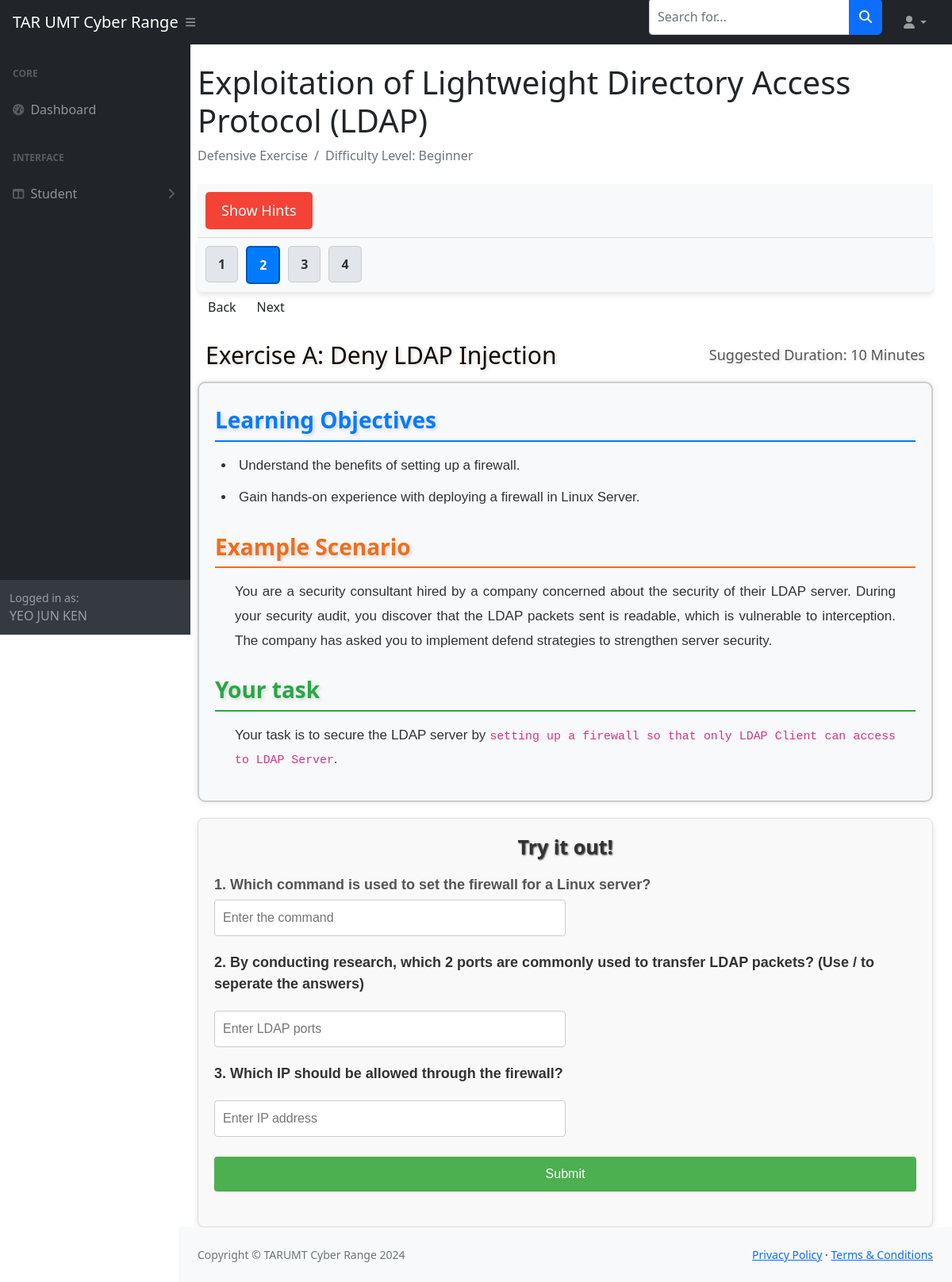
Page /student-dashboard/ldapdefenda.php (signed in) on the committed database.
### tables this page shows
CREATE TABLE `exercise` (
  `exercise_id` varchar(10) NOT NULL,
  `title` varchar(255) NOT NULL,
  `learningObj_1` varchar(255) NOT NULL,
  `learningObj_2` varchar(255) NOT NULL,
  `learningObj_3` varchar(255) NOT NULL,
  `learningObj_4` varchar(255) NOT NULL,
  `scenarioQues` mediumtext NOT NULL,
  `question` mediumtext DEFAULT NULL,
  `duration` varchar(50) NOT NULL,
  `exerciseType` varchar(30) NOT NULL,
  `difficulty_level` varchar(30) NOT NULL,
  `hints` mediumtext NOT NULL,
  `exerciseOrder` int(10) NOT NULL,
  `link` varchar(50) NOT NULL,
  `scenario_id` int(11) DEFAULT NULL
);

### student-dashboard/ldapdefenda.php (the view, shortened to what this page needs)
<?php
include '../connection.php';
include '../header_footer/header_student.php';
$exercise_id = 'ldapDA';
$sql = "SELECT * FROM `exercise` WHERE `exercise_id` = '$exercise_id'";
$result = $conn->query($sql);
if ($result->num_rows > 0) {
    $row = $result->fetch_assoc();
    $exerciseTitle = $row['title'];
    $exerciseType = $row['exerciseType'];
    $difficultyLevel = $row['difficulty_level'];
    $duration = $row['duration'];
    $learningObj1 = $row['learningObj_1'];
    $learningObj2 = $row['learningObj_2'];
    $scenarioQues = $row['scenarioQues'];
    $question = $row['question'];
} else {
    echo "No exercise found for ID: $exercise_id";
    exit();
}
?>
<!DOCTYPE html>
<html lang="en">
<head>
    <link href="https://cdn.jsdelivr.net/npm/simple-datatables@7.1.2/dist/style.min.css" rel="stylesheet" />
    <link href="../css/styles.css" rel="stylesheet" />
    <link href="../css/questionLayout.css" rel="stylesheet" />
</head>
<div class="container-fluid px-4">
    <h1 class="mt-4">Exploitation of Lightweight Directory Access Protocol (LDAP)</h1>
    <ol class="breadcrumb mb-4">
        <li class="breadcrumb-item active"><?php echo $exerciseType; ?></li>
        <li class="breadcrumb-item active">Difficulty Level: <?php echo $difficultyLevel; ?></li>
    </ol>
    <div class="top-nav">
        <button id="openHintBox" class="open-button">Show Hints</button>
    </div>
    <?php
    function generateNavMenu($exercise_id)
    {
        global $conn;
        $sql = "SELECT scenario_id FROM exercise WHERE exercise_id = '$exercise_id' LIMIT 1";
        $result = $conn->query($sql);
        if ($result->num_rows > 0) {
            $row = $result->fetch_assoc();
            $scenario_id = $row['scenario_id'];
            $sql = "SELECT exercise_id, link, exerciseOrder FROM exercise WHERE scenario_id = '$scenario_id' ORDER BY exerciseOrder ASC";
            $result = $conn->query($sql);
            $navLinks = [];
            while ($row = $result->fetch_assoc()) {
                $navLinks[] = $row;
            }
            echo "<nav class='nav1'><ul>";
            foreach ($navLinks as $link) {
                $isActive = ($link['exercise_id'] == $exercise_id) ? ' active' : '';
                echo "<li><a href='" . $link['link'] . "' class='btn1$isActive'>" . $link['exerciseOrder'] . "</a></li>";
            }
            echo "</ul></nav>";
            $currentIndex = null;
            foreach ($navLinks as $index => $link) {
                if ($link['exercise_id'] == $exercise_id) {
                    $currentIndex = $index;
                    break;
                }
            }
            if ($currentIndex !== null) {
                if ($currentIndex > 0) {
                    $prevLink = $navLinks[$currentIndex - 1];
                    echo "<a href='" . $prevLink['link'] . "' class='btn back-btn'>Back</a>";
                }
                if ($currentIndex < count($navLinks) - 1) {
                    $nextLink = $navLinks[$currentIndex + 1];
                    echo "<a href='" . $nextLink['link'] . "' class='btn next-btn'>Next</a>";
                }
            }
        } else {
            echo "Exercise not found.";
        }
    }
    generateNavMenu($exercise_id);
    ?>
    <h2 class="mt-4 question-title" style="padding: 0px 10px;"><?php echo $exerciseTitle; ?><span style="float: right; font-weight: normal; font-size:large;">Suggested Duration: <?php echo $duration; ?></span></h2>
    <div class="main-content">
        <div class="learning-objectives">
            <h2>Learning Objectives</h2>
            <ul>
                <li><?php echo $learningObj1; ?></li>
                <li><?php echo $learningObj2; ?></li>
            </ul>
        </div>
        <div class="scenario">
            <h2>Example Scenario</h2>
            <p><?php echo $scenarioQues; ?></p>
        </div>
        <div class="question">
            <h2>Your task</h2>
            <p><?php echo $question; ?></p>
        </div>
    </div>
    <div class="flag-container">
        <h2 class="flag-title">Try it out!</h2>
        <form method="POST" action="ldapdefenda.php">
            <label for="flagInput1" style="font-size: 18px;">1. Which command is used to set the firewall for a Linux server?</label>
            <div class="input-group">
                <input type="text" name="firewallCommand" id="firewallCommand" placeholder="Enter the command">
            </div>
            <label for="flagInput2" style="font-size: 18px; font-weight: bold; margin-bottom: 20px; margin-top: 20px; color: #333;">2. By conducting research, which 2 ports are commonly used to transfer LDAP packets? (Use / to seperate the answers)</label>
            <div class="input-group">
                <input type="text" name="ldapPorts" id="ldapPorts" placeholder="Enter LDAP ports">
            </div>
            <label for="flagInput3" style="font-size: 18px; font-weight: bold; margin-bottom: 20px; margin-top: 20px; color: #333;">3. Which IP should be allowed through the firewall?</label>
            <div class="input-group">
                <input type="text" name="allowedIP" id="allowedIP" placeholder="Enter IP address">
            </div>
            <button id="submitButton">Submit</button>
        </form><br>
        <?php include '../header_footer/footer.php' ?>

### css/questionLayout.css (style rules this page uses)
.top-nav { background-color: #f8f9fa; padding: 10px; border-bottom: 1px solid #ddd; display: flex; justify-content: space-between; align-items: center; }
.top-nav .open-button { font-size: 18px; padding: 10px 20px; cursor: pointer; background-color: #f44336; color: white; border: none; border-radius: 5px; }
.main-content { background-color: #f8f9fa; border: 2px solid #ccc; padding: 20px; border-radius: 10px; margin-bottom: 20px; box-shadow: 0 0 10px rgba(0, 0, 0, 0.1); }
.question-title { color: #130901; font-family: 'Segoe UI', Tahoma, Geneva, Verdana, sans-serif; text-shadow: 2px 2px 4px rgba(0, 0, 0, 0.15); font-size: 30px; padding: 10px; margin-top: 30px; margin-bottom: 15px; display: flex; justify-content: space-between; align-items: center; }
.question-title span { color: #555; font-weight: normal; font-size: large; text-align: right; }
.learning-objectives h2 { color: #007bff; margin-top: 10px; margin-bottom: 15px; font-family: 'Segoe UI', Tahoma, Geneva, Verdana, sans-serif; text-shadow: 2px 2px 4px rgba(0, 0, 0, 0.15); font-size: 28px; font-weight: bold; border-bottom: 2px solid #007bff; padding-bottom: 8px; }
.learning-objectives ul { list-style-type: disc; padding-left: 25px; margin-top: 10px; }
.learning-objectives li { margin-bottom: 10px; font-size: 17px; line-height: 1.8; font-family: 'Arial', sans-serif; color: #333; padding-left: 5px; }
.question h2 { color: #28a745; margin-top: 30px; margin-bottom: 15px; font-family: 'Segoe UI', Tahoma, Geneva, Verdana, sans-serif; text-shadow: 2px 2px 4px rgba(0, 0, 0, 0.15); font-size: 28px; font-weight: bold; border-bottom: 2px solid #28a745; padding-bottom: 8px; }
.question p { font-size: 17px; line-height: 1.8; font-family: 'Arial', sans-serif; text-align: justify; padding-left: 25px; padding-right: 25px; color: #333; }
.scenario h2 { color: #ee6f1b; margin-top: 30px; margin-bottom: 15px; font-family: 'Segoe UI', Tahoma, Geneva, Verdana, sans-serif; text-shadow: 2px 2px 4px rgba(0, 0, 0, 0.15); font-size: 28px; font-weight: bold; border-bottom: 2px solid #ee6f1b; padding-bottom: 8px; }
.scenario p { font-size: 17px; line-height: 1.8; font-family: 'Arial', sans-serif; text-align: justify; padding-left: 25px; padding-right: 25px; color: #333; }
.flag-container { padding: 20px; border: 2px solid #FF0000; border-radius: 5px; width: 100%; max-width: 100%; box-sizing: border-box; background-color: rgba(211, 211, 211, 0.7); }
.flag-title { color: #000; font-size: 25px; margin-bottom: 15px; font-family: 'Segoe UI', Tahoma, Geneva, Verdana, sans-serif; text-align: start; text-shadow: 1px 1px 2px rgba(0, 0, 0, 0.7); }
#submitButton { font-size: 12px; margin-top: 10px; padding: 8px 16px; border-radius: 5px }
.nav1 { background-color: #f8f9fa; padding: 10px; border-radius: 5px; box-shadow: 0 4px 6px rgba(0, 0, 0, 0.1); display: flex; flex-direction: column; align-items: flex-start; gap: 10px; }
.nav1 ul { list-style: none; padding: 0; margin: 0; display: flex; gap: 10px; }
.nav1 .btn1 { text-decoration: none; padding: 10px 15px; border-radius: 5px; background-color: #e2e6ea; color: #333; transition: background-color 0.3s ease, color 0.3s ease; font-weight: bold; display: inline-block; border: 1px solid #ccc; cursor: pointer; text-align: center; }
.nav1 .btn1.active { background-color: #007bff; color: #fff; font-weight: bold; border: 2px solid #0056b3; }

### student-dashboard/ldapdefenda.php (style rules this page uses)
.flag-container { margin: 0 auto; padding: 20px; border: 1px solid #ddd; border-radius: 8px; box-shadow: 0 4px 8px rgba(0, 0, 0, 0.1); background-color: #f9f9f9; font-family: Arial, sans-serif; }
.flag-title { text-align: center; color: #333; margin-bottom: 20px; font-weight: bold; }
.input-group { margin-bottom: 15px; }
label { font-weight: bold; display: block; margin-bottom: 5px; color: #555; }
input[type="text"] { width: 50%; padding: 10px; border: 1px solid #ccc; border-radius: 4px; font-size: 16px; box-sizing: border-box; }
#submitButton { width: 100%; padding: 10px; background-color: #4CAF50; color: white; font-size: 16px; border: none; border-radius: 4px; cursor: pointer; transition: background-color 0.3s; }

### rows in the picture
exercise: exerciseType "Defensive Exercise", difficulty_level "Beginner", exerciseOrder "2", title "Exercise A: Deny LDAP Injection", duration "10 Minutes", learningObj_1 "Understand the benefits of setting up a firewall.", learningObj_2 "Gain hands-on experience with deploying a firewall in Linux Server.", scenarioQues "You are a security consultant hired by a company concerned about the security of their LDAP server. During your security audit, you discover that the LDAP packets sent is readable, which is vulnerable to interception. The company has asked you to implement defend strategies to strengthen server security.", question "Your task is to secure the LDAP server by setting up a firewall so that only LDAP Client can access to LDAP Server ."
exercise: exerciseOrder "1"
exercise: exerciseOrder "3"
exercise: exerciseOrder "4"

### other values in the picture
$_SESSION['username'] "YEO JUN KEN"
